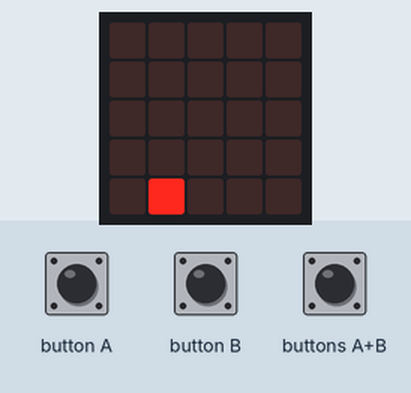
Recording of a program running on a simulated BBC micro:bit (MakeCode). Parts: the board's 5×5 LED display. Inputs (shaded band) come from the test bench. Random numbers come from a fixed seed.

Above: at 1.2 s.
1.3 s: button A pressed for 0.15 s
At 3.3 s:
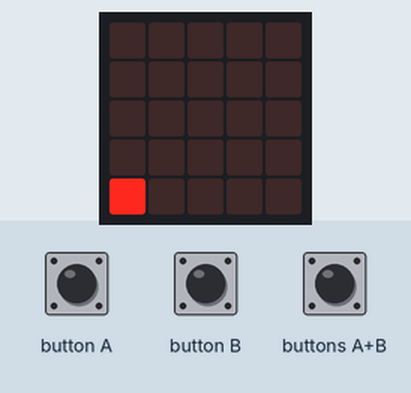
3.9 s: button B pressed for 0.15 s
At 5.3 s:
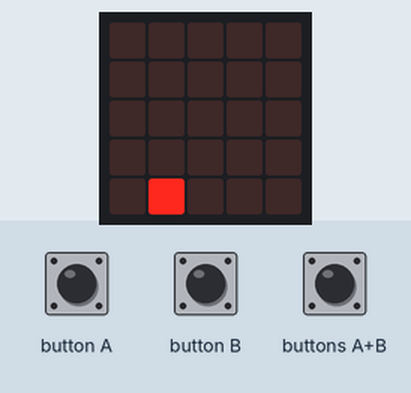
6.5 s: button B pressed for 0.15 s
At 8.6 s:
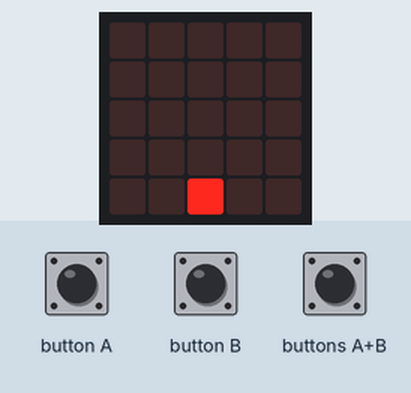
9.1 s: button B pressed for 0.15 s
At 10.6 s:
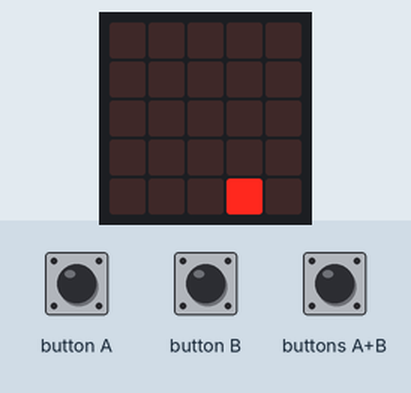
11.7 s: button B pressed for 0.15 s
At 13.8 s:
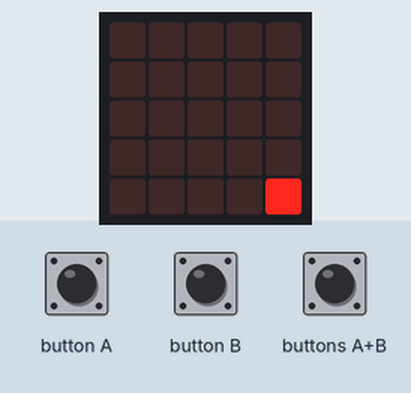
14.3 s: button B pressed 2 times (0.12 s each, 0.3 s apart)
At 16.8 s:
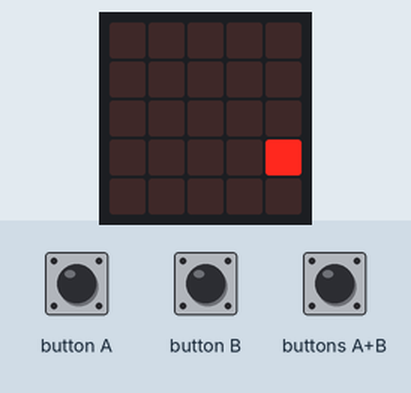
Timing chart, 0 to 17.9 s (numbered marks = the images above; inputs shaded):
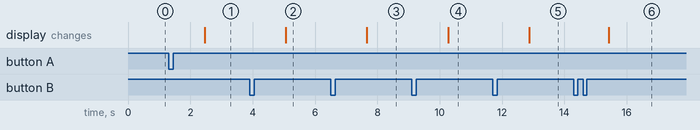

Measured:
- after the input at 1.3 s, the display: changes after 1.2 s (image 1)
- after the input at 3.9 s, the display: changes after 1.2 s (image 2)
- after the input at 6.5 s, the display: changes after 1.2 s (image 3)
- after the input at 9.1 s, the display: changes after 1.2 s (image 4)
- after the input at 11.7 s, the display: changes after 1.2 s (image 5)
- after the input at 14.3 s, the display: changes after 1.1 s (image 6)

The program:

main.ts
```typescript
input.onButtonPressed(Button.A, function () {
    a = a + 1
})
input.onButtonPressed(Button.AB, function () {
    sprite = game.createSprite(malasz.get(LedSpriteProperty.X), malasz.get(LedSpriteProperty.Y))
})
input.onButtonPressed(Button.B, function () {
    b = b + 1
})
let b = 0
let sprite: game.LedSprite = null
let a = 0
let malasz: game.LedSprite = null
malasz = game.createSprite(randint(0, 4), randint(0, 4))
basic.forever(function () {
    if (a == 1) {
        basic.pause(1000)
        if (a == 1) {
            malasz.change(LedSpriteProperty.X, -1)
            a = 0
        } else {
            malasz.change(LedSpriteProperty.Y, 1)
            a = 0
        }
    }
    if (b == 1) {
        basic.pause(1000)
        if (b == 1) {
            malasz.change(LedSpriteProperty.X, 1)
            b = 0
        } else {
            malasz.change(LedSpriteProperty.Y, -1)
            b = 0
        }
    }
})
```

test.ts
```typescript
// tu są testy; nie będzie to kompilowane, gdy ten pakiet będzie używany jako rozszerzenie.
```
